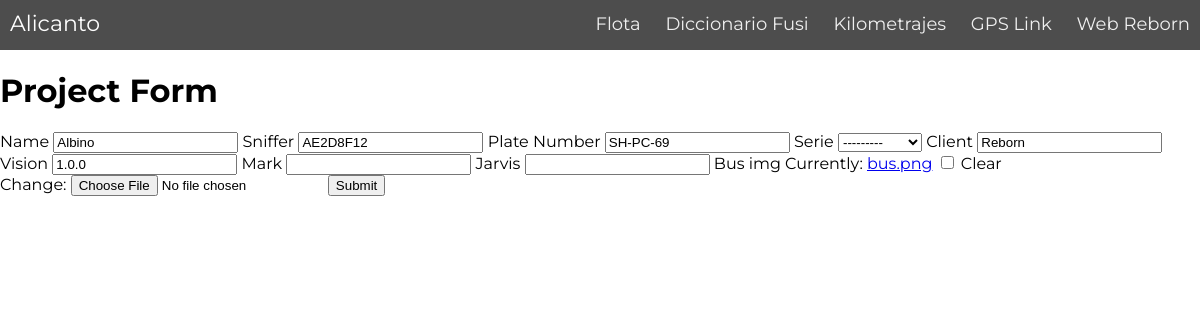
Page /update_bus/d8942bae-93d1-437f-8a3c-c0469f8d5698/ on the earlier database version.
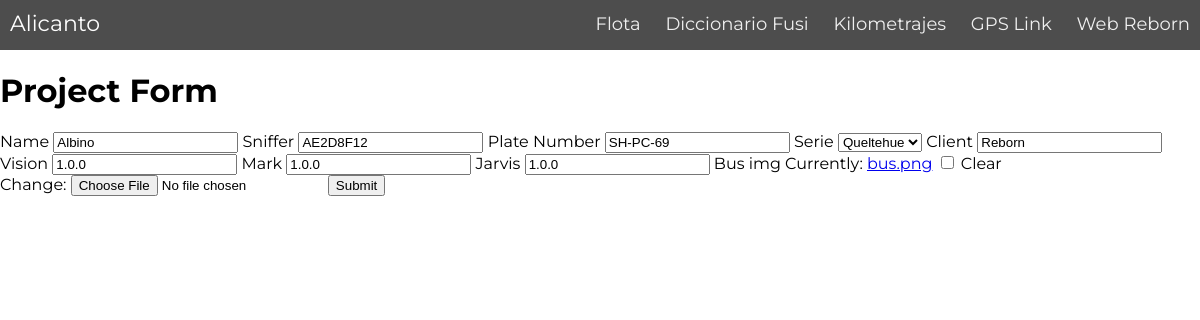
Same page on the later database version.
### bus_signals/models.py (models this page shows, shortened)
class Bus(models.Model):
    id = models.UUIDField(primary_key=True, default=uuid.uuid4, editable=False, unique=True)
    bus_name = models.CharField('Name', max_length=10, unique=True, blank=False, null=False)
    sniffer = models.CharField('Sniffer', max_length=10, unique=True, blank=False, null=False)
    plate_number = models.CharField('Plate Number', max_length=10, unique=False, blank=True, null=True)
    bus_series = models.CharField('Serie', max_length=10, choices=series_choices, blank=False, null=False)
    client = models.CharField('Client', max_length=20, blank=False, null=False, default='Link')
    lts_soc = models.FloatField('LTS SOC', default=None, blank=True, null=True)
    lts_odometer = models.FloatField('LTS Odometer', default=0, blank=True, null=True)
    lts_isolation = models.FloatField('LTS Isolation', default=0, blank=True, null=True)
    lts_24_volt = models.FloatField('LTS 24 Volt', default=0, blank=True, null=True)
    lts_fusi = models.FloatField('LTS FUSI', default=0, blank=True, null=True)
    lts_update = models.DateTimeField('LTS Update', auto_now=False, blank=True, null=True)
    mark = models.CharField('Mark', max_length=20, blank=True, null=True, default='1.0.0')
    jarvis = models.CharField('Jarvis', max_length=20, blank=True, null=True, default='1.0.0')
    vision = models.CharField('Vision', max_length=20, blank=True, null=True, default='1.0.0')
    bus_img = models.ImageField(null=True, blank=True, default='bus.png')
    bus = models.Manager()
    class Meta:
        verbose_name = 'Bus'
        verbose_name_plural = 'Buses'
        ordering = ['bus_name']

### bus_signals/views.py (the view)
# urls.py: path("update_bus/<str:pk>/", views.update_bus, name="update_bus"),
def update_bus(request, pk):
    bus = Bus.bus.get(id=pk)
    form = BusForm(instance=bus)
    if request.method == 'POST':
        form = BusForm(request.POST, request.FILES, instance=bus)
        if form.is_valid():
            form.save()
            return redirect('bus_list')
    context = {'form': form}
    return render(request, 'bus_signals/bus_form.html', context)

### bus_signals/forms.py
class BusForm(ModelForm):
  class Meta:
    model = Bus
    fields = [
      'bus_name', 'sniffer', 'plate_number',
      'bus_series', 'client', 'vision', 'mark', 'jarvis', 'bus_img']

### bus_signals/templates/bus_signals/bus_form.html
{% extends "main.html" %} {% block content %}
<h1>Project Form</h1>
<form action="" method="POST" enctype="multipart/form-data">
    {% csrf_token %} {% for i in form %}{{ i.label }} {{ i }} {% endfor %}
    <input type="submit" />
</form>
{% endblock %}

Differences in the rows shown:
changed Bus "Albino": bus_series "---------" → "Queltehue"; mark (not shown) → "1.0.0"; jarvis (not shown) → "1.0.0"
